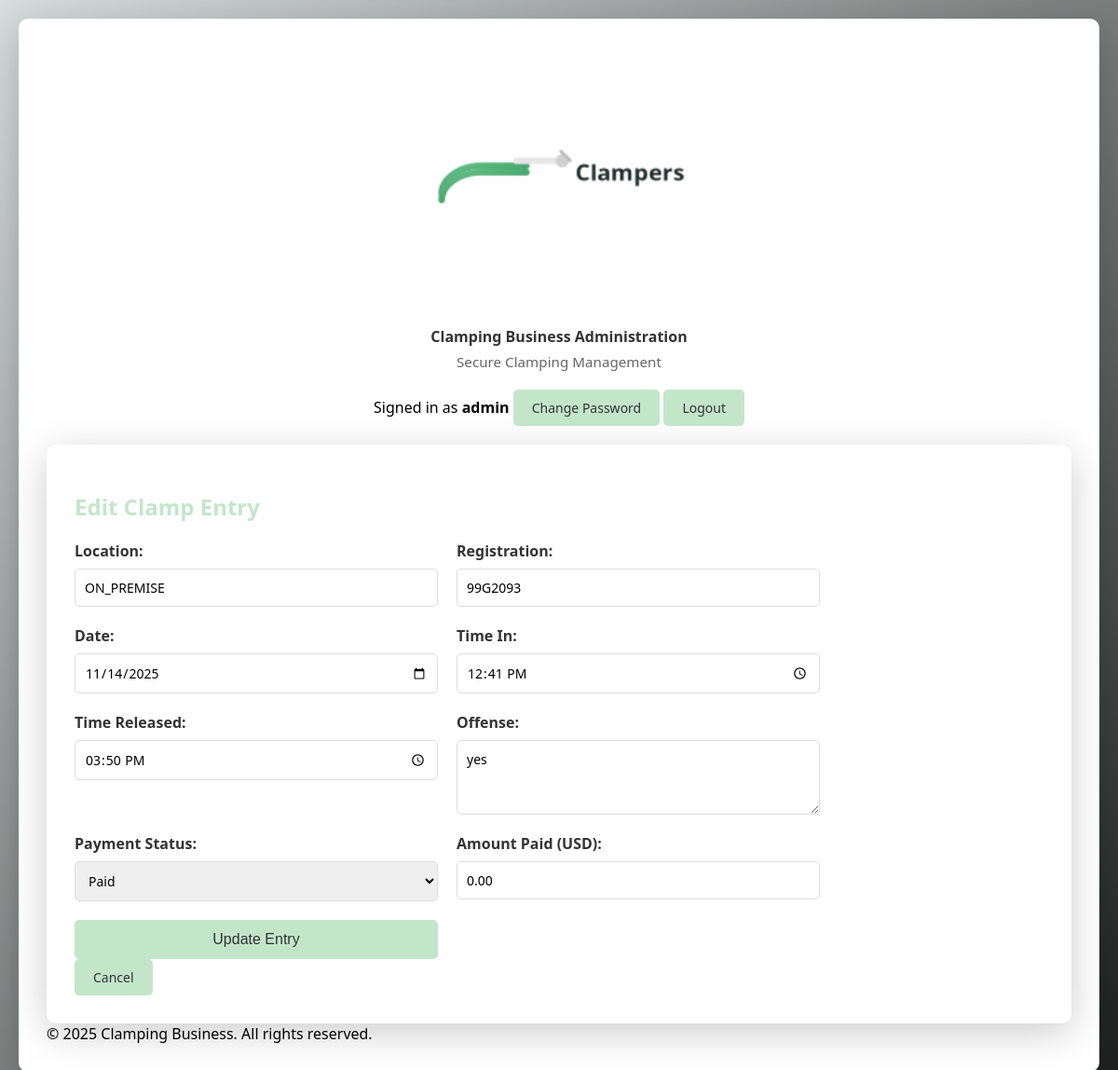
Screenshot of /edit-clamp/2 (signed in) with the database file from the repository.
### app.py (models this page shows, shortened)
class ClampData(db.Model):
    id = db.Column(db.Integer, primary_key=True)
    location = db.Column(db.String(200), nullable=False)
    registration = db.Column(db.String(100))
    clamp_date = db.Column(db.Date, nullable=False)
    time_in = db.Column(db.Time, nullable=False)
    time_released = db.Column(db.Time)
    offense = db.Column(db.String(300), nullable=False)
    payment_status = db.Column(db.String(50), default='Processing')  # Paid, Not Paid, Processing
    amount_paid = db.Column(db.Float, default=0.0)
    created_at = db.Column(db.DateTime, default=datetime.utcnow)

### app.py (the view)
@app.route('/edit-clamp/<int:id>', methods=['GET'])
def edit_clamp_form(id):
    clamp = ClampData.query.get_or_404(id)
    return render_template('clamp_form.html', edit=True, clamp=clamp)

### app.py (called while the page is built)
@app.context_processor
def inject_common():
    return {'current_year': datetime.now().year}

@app.before_request
def require_login():
    whitelist = {'login', 'static', 'service_worker'}
    ep = request.endpoint
    if not ep:
        return
    if ep.split('.')[-1] in whitelist:
        return
    if session.get('user_id'):
        return
    return redirect(url_for('login', next=request.path))

### templates/clamp_form.html (shortened to what this page needs)
{% extends 'base.html' %}
{% block content %}
<div class="container">
    <h2>{{ 'Edit' if edit else 'Add New' }} Clamp Entry</h2>
    <form method="POST" action="{{ url_for('add_clamp') if not edit else url_for('edit_clamp', id=clamp.id) }}" class="form">
        <div class="form-group">
            <label for="location">Location:</label>
            <input type="text" id="location" name="location" value="{{ clamp.location if edit else '' }}" required>
        </div>
        <div class="form-group">
            <label for="registration">Registration:</label>
            <input type="text" id="registration" name="registration" value="{{ clamp.registration if edit else '' }}">
        </div>
        <div class="form-group">
            <label for="clamp_date">Date:</label>
            <input type="date" id="clamp_date" name="clamp_date" value="{{ clamp.clamp_date.strftime('%Y-%m-%d') if edit else '' }}" required>
        </div>
        <div class="form-group">
            <label for="time_in">Time In:</label>
            <input type="time" id="time_in" name="time_in" value="{{ clamp.time_in.strftime('%H:%M') if edit and clamp.time_in else '' }}" required>
        </div>
        <div class="form-group">
            <label for="time_released">Time Released:</label>
            <input type="time" id="time_released" name="time_released" value="{{ clamp.time_released.strftime('%H:%M') if edit and clamp.time_released else '' }}">
        </div>
        <div class="form-group">
            <label for="offense">Offense:</label>
            <textarea id="offense" name="offense" required>{{ clamp.offense if edit else '' }}</textarea>
        </div>
        <div class="form-group">
            <label for="payment_status">Payment Status:</label>
            <select id="payment_status" name="payment_status">
                <option value="Paid" {% if edit and clamp.payment_status == 'Paid' %}selected{% endif %}>Paid</option>
            </select>
        </div>
        <div class="form-group">
            <label for="amount_paid">Amount Paid (USD):</label>
            <input type="number" step="0.01" min="0" id="amount_paid" name="amount_paid" value="{{ '%.2f'|format(clamp.amount_paid) if edit else '0.00' }}">
        </div>
        <div class="form-actions">
            <button type="submit" class="btn btn-primary">{{ 'Update' if edit else 'Add' }} Entry</button>
            <a href="{{ url_for('index') }}" class="btn btn-secondary">Cancel</a>
        </div>
    </form>
</div>
{% endblock %}

### static/css/style.css (style rules this page uses)
* { margin: 0; padding: 0; box-sizing: border-box; }
body { font-family: 'Segoe UI', Tahoma, Geneva, Verdana, sans-serif; background: linear-gradient(135deg, #d8dede 0%, #1c1f1d 100%); min-height: 100vh; padding: 20px; }
.container { max-width: 1200px; margin: 0 auto; background: white; border-radius: 10px; padding: 30px; box-shadow: 0 10px 40px rgba(0,0,0,0.2); }
h2 { color: #c3e6cb; margin: 20px 0; }
.form { display: grid; grid-template-columns: 1fr 1fr; gap: 20px; max-width: 800px; }
.form-group { display: flex; flex-direction: column; }
label { margin-bottom: 8px; font-weight: 600; color: #333; }
input, textarea, select { padding: 10px; border: 1px solid #ddd; border-radius: 5px; font-size: 14px; font-family: inherit; }
textarea { resize: vertical; min-height: 80px; }
.btn { padding: 10px 20px; background: #c3e6cb; color: #333; border: none; border-radius: 5px; cursor: pointer; font-size: 14px; transition: all 0.3s; text-decoration: none; display: inline-block; }
.btn-primary { width: 100%; padding: 12px; font-size: 16px; }

### rows the page displays
ClampData: location "ON_PREMISE", registration "99G2093", clamp_date "11/14/2025", time_in "12:41", time_released "15:50", offense "yes", payment_status "Paid", amount_paid "0.00"

### other values shown
{{ session.username }} "admin"
{{ 'Edit' if edit else 'Add New' }} "Edit"
{{ 'Update' if edit else 'Add' }} "Update"
